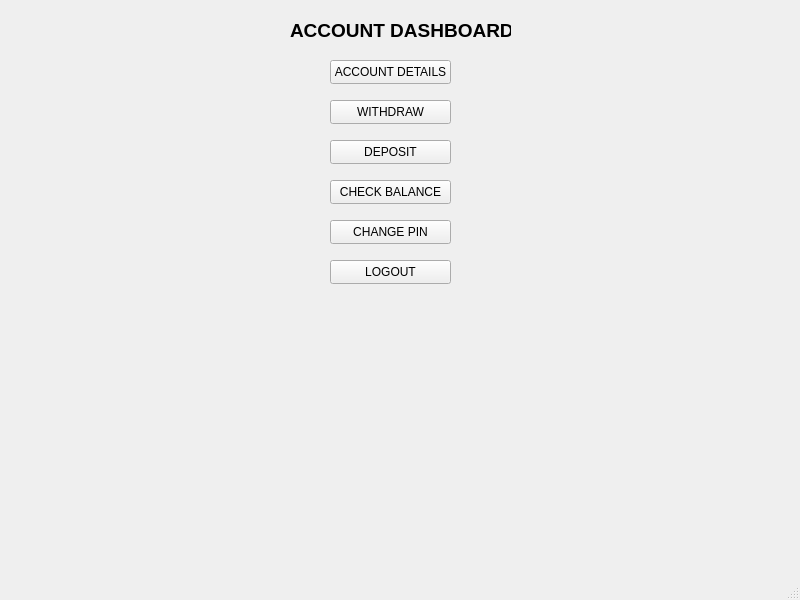
<?xml version="1.0" encoding="UTF-8"?>
<ui version="4.0">
 <class>AccountDashboard</class>
 <widget class="QMainWindow" name="AccountDashboard">
  <property name="geometry">
   <rect>
    <x>0</x>
    <y>0</y>
    <width>800</width>
    <height>600</height>
   </rect>
  </property>
  <property name="windowTitle">
   <string>MainWindow</string>
  </property>
  <widget class="QWidget" name="centralwidget">
   <widget class="QLabel" name="ADlabel">
    <property name="geometry">
     <rect>
      <x>290</x>
      <y>20</y>
      <width>221</width>
      <height>20</height>
     </rect>
    </property>
    <property name="font">
     <font>
      <pointsize>14</pointsize>
      <bold>true</bold>
     </font>
    </property>
    <property name="text">
     <string>ACCOUNT DASHBOARD</string>
    </property>
   </widget>
   <widget class="QLabel" name="label_2">
    <property name="geometry">
     <rect>
      <x>370</x>
      <y>50</y>
      <width>49</width>
      <height>16</height>
     </rect>
    </property>
    <property name="text">
     <string/>
    </property>
   </widget>
   <widget class="QPushButton" name="accdetbtn">
    <property name="geometry">
     <rect>
      <x>330</x>
      <y>60</y>
      <width>121</width>
      <height>24</height>
     </rect>
    </property>
    <property name="text">
     <string>ACCOUNT DETAILS</string>
    </property>
   </widget>
   <widget class="QPushButton" name="Withdrawbtn">
    <property name="geometry">
     <rect>
      <x>330</x>
      <y>100</y>
      <width>121</width>
      <height>24</height>
     </rect>
    </property>
    <property name="text">
     <string>WITHDRAW</string>
    </property>
   </widget>
   <widget class="QPushButton" name="depositbtn">
    <property name="geometry">
     <rect>
      <x>330</x>
      <y>140</y>
      <width>121</width>
      <height>24</height>
     </rect>
    </property>
    <property name="text">
     <string>DEPOSIT</string>
    </property>
   </widget>
   <widget class="QPushButton" name="chbalancebtn">
    <property name="geometry">
     <rect>
      <x>330</x>
      <y>180</y>
      <width>121</width>
      <height>24</height>
     </rect>
    </property>
    <property name="text">
     <string>CHECK BALANCE</string>
    </property>
   </widget>
   <widget class="QPushButton" name="logoutbtn">
    <property name="geometry">
     <rect>
      <x>330</x>
      <y>260</y>
      <width>121</width>
      <height>24</height>
     </rect>
    </property>
    <property name="text">
     <string>LOGOUT</string>
    </property>
   </widget>
   <widget class="QPushButton" name="changepinbtn">
    <property name="geometry">
     <rect>
      <x>330</x>
      <y>220</y>
      <width>121</width>
      <height>24</height>
     </rect>
    </property>
    <property name="text">
     <string>CHANGE PIN</string>
    </property>
   </widget>
  </widget>
  <widget class="QMenuBar" name="menubar">
   <property name="geometry">
    <rect>
     <x>0</x>
     <y>0</y>
     <width>800</width>
     <height>22</height>
    </rect>
   </property>
  </widget>
  <widget class="QStatusBar" name="statusbar"/>
 </widget>
 <resources/>
 <connections/>
</ui>
